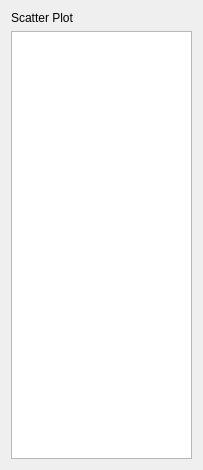
<?xml version="1.0" encoding="UTF-8"?>
<ui version="4.0">
 <class>QcepScatterPlotGraphControls</class>
 <widget class="QWidget" name="QcepScatterPlotGraphControls">
  <property name="geometry">
   <rect>
    <x>0</x>
    <y>0</y>
    <width>203</width>
    <height>470</height>
   </rect>
  </property>
  <property name="windowTitle">
   <string>Form</string>
  </property>
  <layout class="QGridLayout" name="gridLayout">
   <item row="0" column="0">
    <widget class="QLabel" name="label">
     <property name="text">
      <string>Scatter Plot</string>
     </property>
    </widget>
   </item>
   <item row="1" column="0">
    <widget class="QTableView" name="m_ScatterColumns"/>
   </item>
  </layout>
 </widget>
 <resources/>
 <connections/>
</ui>
